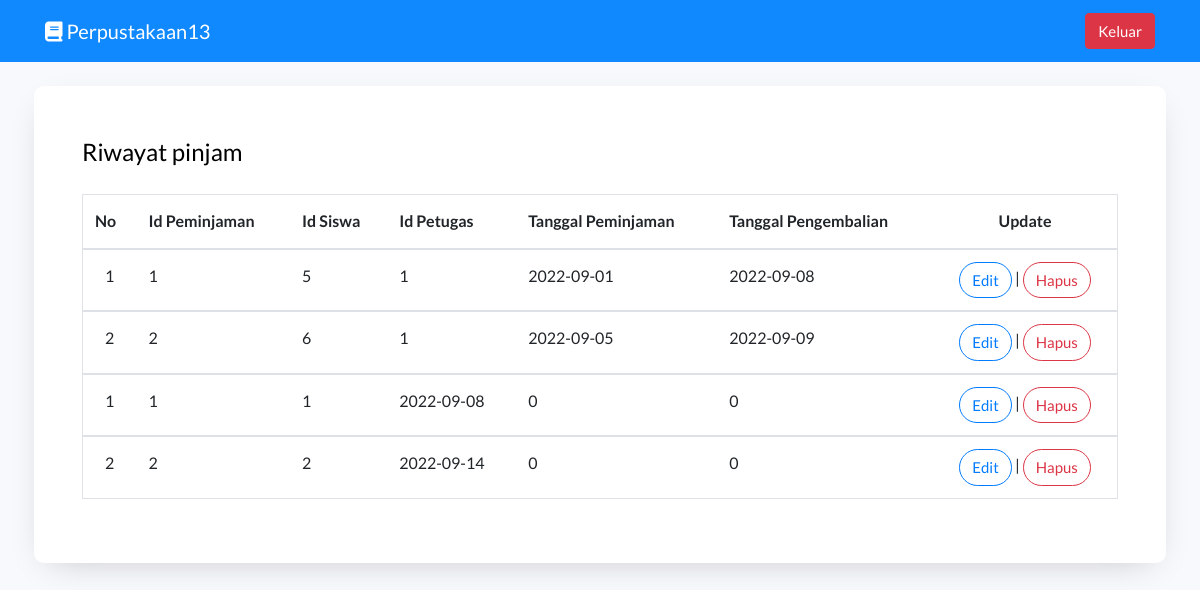
/riwayat.php, run on the app's committed database.
### tables this page shows
CREATE TABLE `peminjaman` (
  `id_peminjaman` int(11) NOT NULL,
  `id_siswa` int(11) NOT NULL,
  `id_petugas` int(11) NOT NULL,
  `tanggal_peminjaman` date NOT NULL,
  `tanggal_pengembalian` date NOT NULL
);

CREATE TABLE `pengembalian` (
  `id_pengembalian` int(11) NOT NULL,
  `id_peminjaman` int(11) NOT NULL,
  `tanggal_pengembalian` date NOT NULL,
  `denda` int(11) NOT NULL
);

### riwayat.php (the view, shortened to what this page needs)
<!DOCTYPE html>
<html lang="en">
<head>
</head>
<link href="https://cdnjs.cloudflare.com/ajax/libs/font-awesome/6.2.0/css/all.min.css" rel="stylesheet">
<link rel="stylesheet" href="bootstrap/css/bootstrap.min.css" type="text/css">
<link rel="stylesheet" href="https://stackpath.bootstrapcdn.com/font-awesome/4.7.0/css/font-awesome.min.css">
<link rel="stylesheet" href="bootstrap/style.css">
<body>
<nav class="navbar navbar-expand-lg navbar-primary bg-primary">
  <div class="container">
  <a class="navbar-brand text-white" href="halaman.php"><i class="fa-solid fa-book"></i> Perpustakaan13</a>
      <form>
        <a href='keluar.php' class="btn btn-danger rounded">Keluar</a>
      </form>
    </div>
</nav>
<div class="container mt-4">
      <div class="col-xl-0">
          <div class="row g-0">
            <div>
              <div class="login-wrap p-md-5 mx-md-1">
              <?php echo "<h4>Riwayat pinjam". "</h4>"; ?>
              <table class="table p-1 mt-4 border container">
<tbody>
    <tr>
        <th>No</th>
        <th>Id Peminjaman</th>
        <th>Id Siswa</th>
        <th>Id Petugas</th>
        <th>Tanggal Peminjaman</th>
        <th>Tanggal Pengembalian</th>
        <th class="text-center">Update</th>
    </tr>
</tbody>
    <?php
    if(isset($_GET['cari'])){
      $cari = $_GET['cari'];
      $result = mysqli_query($conn,"SELECT * FROM peminjaman WHERE id_peminjaman LIKE '%".$cari."%'");
    }else{
      $result = mysqli_query($conn,"SELECT * FROM peminjaman");
    }
    $no =1;
    while($data = mysqli_fetch_array($result)) {
      ?>
        <tbody>
        <tr>
            <td class="text-center"><?= $no ?></td>
            <td><?= $data['0']?></td>
            <td><?= $data['1']?></td>
            <td><?= $data['2']?></td>
            <td><?= $data['3']?></td>
            <td><?= $data['4']?></td>
            <td class="text-center" colspan="2">
            <a href="#?id_peminjaman=<?=$data['id_peminjaman']?>" class="btn btn-outline-primary">Edit</a>
            |
            <a href="#?id_peminjaman=<?=$data['id_peminjaman']?>" class="btn btn-outline-danger">Hapus</a>
            </td>
        </tr>
        </tbody>
    <?php
    $no++;
      }
      ?>
      <?php
    if(isset($_GET['cari'])){
      $cari = $_GET['cari'];
      $result = mysqli_query($conn,"SELECT * FROM pengembalian WHERE id_pengembalian LIKE '%".$cari."%'");
    }else{
      $result = mysqli_query($conn,"SELECT * FROM pengembalian");
    }
    $no =1;
    while($data = mysqli_fetch_array($result)) {
      ?>
        <tbody>
        <tr>
            <td class="text-center"><?= $no ?></td>
            <td><?= $data['0']?></td>
            <td><?= $data['1']?></td>
            <td><?= $data['2']?></td>
            <td><?= $data['3']?></td>
            <td><?= $data['3']?></td>
            <td class="text-center" colspan="2">
            <a href="#?id_peminjaman=<?=$data['id_peminjaman']?>" class="btn btn-outline-primary">Edit</a>
            |
            <a href="#?id_peminjaman=<?=$data['id_peminjaman']?>" class="btn btn-outline-danger">Hapus</a>
            </td>
        </tr>
        </tbody>
    <?php
    $no++;
      }
      ?>
</table>
              </div>
            </div>
          </div>
        </div>
      </div>
</body>
</html>

### data on the page
peminjaman: id_peminjaman "1", id_siswa "5", id_petugas "1", tanggal_peminjaman "2022-09-01", tanggal_pengembalian "2022-09-08"
peminjaman: id_peminjaman "2", id_siswa "6", id_petugas "1", tanggal_peminjaman "2022-09-05", tanggal_pengembalian "2022-09-09"
pengembalian: id_pengembalian "1", id_peminjaman "1", tanggal_pengembalian "2022-09-08", denda "0"
pengembalian: id_pengembalian "2", id_peminjaman "2", tanggal_pengembalian "2022-09-14", denda "0"
